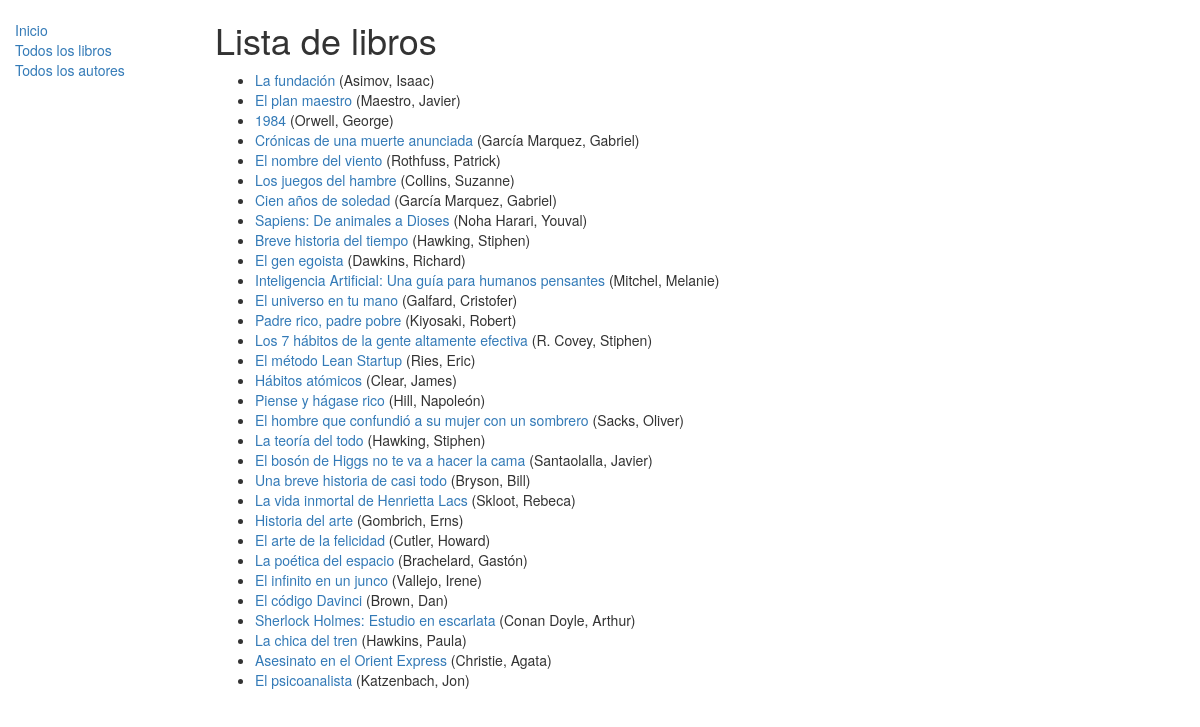
/catalog/books/, run on the app's committed database.
### catalog/models.py (models this page shows, shortened)
class Book(models.Model):
    title = models.CharField(max_length=200)
    author = models.ForeignKey('Author', on_delete=models.SET_NULL, null=True)
    summary = models.TextField(max_length=1000, help_text="Ingrese una breve descripción del libro")
    isbn = models.CharField('ISBN',max_length=13, help_text='13 Caracteres <a href="https://www.isbn-international.org/content/what-isbn">ISBN number</a>')
    genre = models.ManyToManyField(Genre, help_text="Seleccione un genero para este libro")
    def get_absolute_url(self):
        return reverse('book-detail', args=[str(self.id)])

class Author(models.Model):
    first_name = models.CharField(max_length=100)
    last_name = models.CharField(max_length=100)
    date_of_birth = models.DateField(null=True, blank=True)
    date_of_death = models.DateField('Died', null=True, blank=True)
    def __str__(self):
        return '%s, %s' % (self.last_name, self.first_name)

### catalog/views.py (the view)
# urls.py: path('books/', views.BookListView.as_view(), name='books'),
class BookListView(generic.ListView):
    model = Book

### catalog/templates/catalog/book_list.html
{% extends "base_generic.html" %}
{% block content %}
    <h1>Lista de libros</h1>
    {% if book_list %}
    <ul>
      {% for book in book_list %}
      <li>
        <a href="{{ book.get_absolute_url }}">{{ book.title }}</a> ({{book.author}})
      </li>
      {% endfor %}
    </ul>
    {% else %}
      <p>No hay libros en la biblioteca.</p>
    {% endif %}
{% endblock %}

### data on the page
Book: title "La fundación", author "Asimov, Isaac"
Book: title "El plan maestro", author "Maestro, Javier"
Book: title "1984", author "Orwell, George"
Book: title "Crónicas de una muerte anunciada", author "García Marquez, Gabriel"
Book: title "El nombre del viento", author "Rothfuss, Patrick"
Book: title "Los juegos del hambre", author "Collins, Suzanne"
Book: title "Cien años de soledad", author "García Marquez, Gabriel"
Book: title "Sapiens: De animales a Dioses", author "Noha Harari, Youval"
Book: title "Breve historia del tiempo", author "Hawking, Stiphen"
Book: title "El gen egoista", author "Dawkins, Richard"
Book: title "Inteligencia Artificial: Una guía para humanos pensantes", author "Mitchel, Melanie"
Book: title "El universo en tu mano", author "Galfard, Cristofer"
Book: title "Padre rico, padre pobre", author "Kiyosaki, Robert"
Book: title "Los 7 hábitos de la gente altamente efectiva", author "R. Covey, Stiphen"
Book: title "El método Lean Startup", author "Ries, Eric"
Book: title "Hábitos atómicos", author "Clear, James"
Book: title "Piense y hágase rico", author "Hill, Napoleón"
Book: title "El hombre que confundió a su mujer con un sombrero", author "Sacks, Oliver"
Book: title "La teoría del todo", author "Hawking, Stiphen"
Book: title "El bosón de Higgs no te va a hacer la cama", author "Santaolalla, Javier"
Book: title "Una breve historia de casi todo", author "Bryson, Bill"
Book: title "La vida inmortal de Henrietta Lacs", author "Skloot, Rebeca"
Book: title "Historia del arte", author "Gombrich, Erns"
Book: title "El arte de la felicidad", author "Cutler, Howard"
Book: title "La poética del espacio", author "Brachelard, Gastón"
Book: title "El infinito en un junco", author "Vallejo, Irene"
Book: title "El código Davinci", author "Brown, Dan"
Book: title "Sherlock Holmes: Estudio en escarlata", author "Conan Doyle, Arthur"
Book: title "La chica del tren", author "Hawkins, Paula"
Book: title "Asesinato en el Orient Express", author "Christie, Agata"
Book: title "El psicoanalista", author "Katzenbach, Jon"
